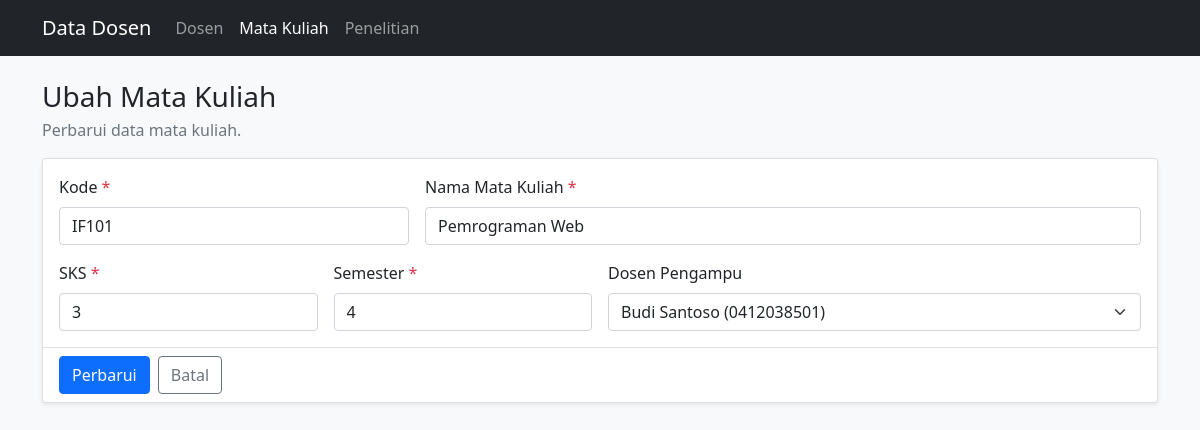
Page /Program/public/index.php?page=courses&action=edit&id=1 on the earlier database version.
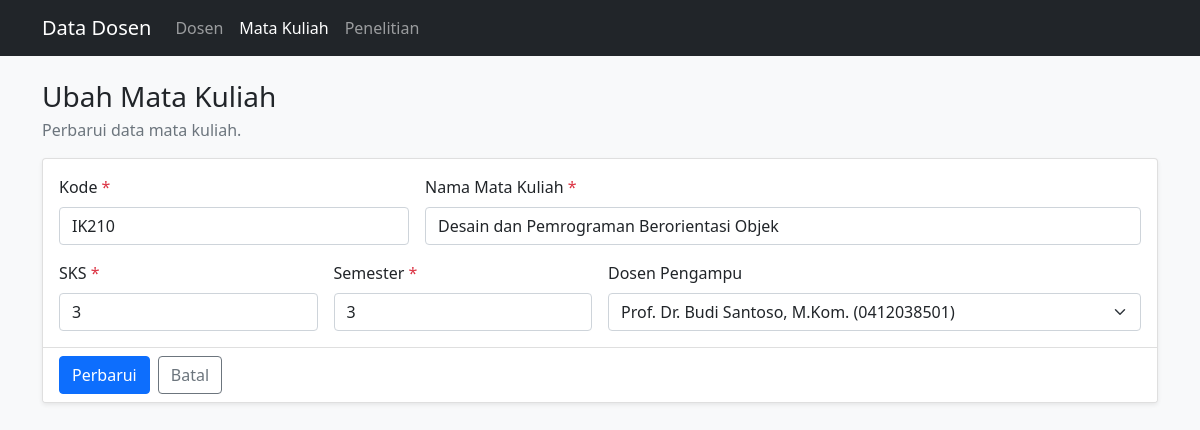
Same page on the later database version.
### tables this page shows
CREATE TABLE `courses` (
  `id`          INT UNSIGNED NOT NULL AUTO_INCREMENT,
  `lecturer_id` INT UNSIGNED NULL,
  `code`        VARCHAR(10)  NOT NULL,
  `name`        VARCHAR(100) NOT NULL,
  `sks`         TINYINT UNSIGNED NOT NULL DEFAULT 3,
  `semester`    TINYINT UNSIGNED NOT NULL DEFAULT 1,
  PRIMARY KEY (`id`),
  UNIQUE KEY `uq_courses_code` (`code`),
  KEY `idx_courses_lecturer` (`lecturer_id`),
  CONSTRAINT `fk_courses_lecturer`
    FOREIGN KEY (`lecturer_id`) REFERENCES `lecturers` (`id`)
    ON UPDATE CASCADE
    ON DELETE SET NULL
);

CREATE TABLE `lecturers` (
  `id`        INT UNSIGNED NOT NULL AUTO_INCREMENT,
  `name`      VARCHAR(100) NOT NULL,
  `nidn`      VARCHAR(20)  NOT NULL,
  `email`     VARCHAR(100) NULL,
  `phone`     VARCHAR(20)  NULL,
  `join_date` DATE         NULL,
  PRIMARY KEY (`id`),
  UNIQUE KEY `uq_lecturers_nidn` (`nidn`)
);

### Program/app/controllers/CourseController.php (called while the page is built, shortened)
<?php
class CourseController
{
    private Course $courses;
    private Lecturer $lecturers;
    public function __construct()
    {
        $this->courses   = new Course();
        $this->lecturers = new Lecturer();
    }
    public function edit(int $id = 0): void
    {
        $course = $this->courses->find($id);
        $this->render('courses/edit', [
            'title'     => 'Ubah Mata Kuliah',
            'course'    => $course,
            'lecturers' => $this->lecturers->all(),
            'errors'    => [],
        ]);
    }
    private function render(string $view, array $data = []): void
    {
        extract($data, EXTR_SKIP);
        require __DIR__ . '/../views/header.php';
        require __DIR__ . '/../views/' . $view . '.php';
        require __DIR__ . '/../views/footer.php';
    }
}

### Program/app/core/Database.php (called while the page is built)
<?php
class Database
{
    private static ?PDO $pdo = null;
    public static function connect(): PDO
    {
        if (self::$pdo === null) {
            $dsn = 'mysql:host=' . DB_HOST . ';port=' . DB_PORT
                 . ';dbname=' . DB_NAME . ';charset=utf8mb4';
            try {
                self::$pdo = new PDO($dsn, DB_USER, DB_PASS, [
                    PDO::ATTR_ERRMODE            => PDO::ERRMODE_EXCEPTION,
                    PDO::ATTR_DEFAULT_FETCH_MODE => PDO::FETCH_ASSOC,
                    PDO::ATTR_EMULATE_PREPARES   => false,
                ]);
            } catch (PDOException $e) {
                http_response_code(500);
                exit('Koneksi database gagal: ' . htmlspecialchars($e->getMessage()));
            }
        }
        return self::$pdo;
    }
}

### Program/app/models/Course.php (called while the page is built, shortened)
<?php
class Course
{
    private PDO $db;
    public function __construct()
    {
        $this->db = Database::connect();
    }
    public function find(int $id): array|false
    {
        $stmt = $this->db->prepare("SELECT * FROM courses WHERE id = :id LIMIT 1");
        $stmt->execute([':id' => $id]);
        return $stmt->fetch();
    }
}

### Program/app/models/Lecturer.php (called while the page is built, shortened)
<?php
class Lecturer
{
    private PDO $db;
    public function __construct()
    {
        $this->db = Database::connect();
    }
    public function all(): array
    {
        return $this->db->query("SELECT * FROM lecturers ORDER BY id ASC")->fetchAll();
    }
}

### Program/app/views/courses/_form.php (the view, shortened to what this page needs)
<div class="card shadow-sm">
  <div class="card-body">
    <div class="row g-3">
      <div class="col-md-4">
        <label for="code" class="form-label">Kode <span class="text-danger">*</span></label>
        <input type="text" class="form-control text-uppercase" id="code" name="code" maxlength="10"
          value="<?= e($course['code'] ?? '') ?>" required>
      </div>
      <div class="col-md-8">
        <label for="name" class="form-label">Nama Mata Kuliah <span class="text-danger">*</span></label>
        <input type="text" class="form-control" id="name" name="name" maxlength="100"
          value="<?= e($course['name'] ?? '') ?>" required>
      </div>
      <div class="col-md-3">
        <label for="sks" class="form-label">SKS <span class="text-danger">*</span></label>
        <input type="number" class="form-control" id="sks" name="sks" min="1" max="8"
          value="<?= e($course['sks'] ?? '3') ?>" required>
      </div>
      <div class="col-md-3">
        <label for="semester" class="form-label">Semester <span class="text-danger">*</span></label>
        <input type="number" class="form-control" id="semester" name="semester" min="1" max="14"
          value="<?= e($course['semester'] ?? '1') ?>" required>
      </div>
      <div class="col-md-6">
        <label for="lecturer_id" class="form-label">Dosen Pengampu</label>
        <select class="form-select" id="lecturer_id" name="lecturer_id">
          <?php foreach ($lecturers as $lecturer): ?>
            <option value="<?= (int) $lecturer['id'] ?>"
              <?= (string) ($course['lecturer_id'] ?? '') === (string) $lecturer['id'] ? 'selected' : '' ?>>
              <?= e($lecturer['name']) ?> (<?= e($lecturer['nidn']) ?>)
            </option>
          <?php endforeach; ?>
        </select>
      </div>
    </div>
  </div>
  <div class="card-footer bg-white d-flex gap-2">
    <button type="submit" class="btn btn-primary"><?= e($submitLabel) ?></button>
    <a href="<?= url('courses') ?>" class="btn btn-outline-secondary">Batal</a>
  </div>
</div>

Differences in the rows shown:
changed courses: code "IF101" → "IK210"; name "Pemrograman Web" → "Desain dan Pemrograman Berorientasi Objek"; semester "4" → "3"; lecturer_id "Budi Santoso (0412038501)" → "Prof. Dr. Budi Santoso, M.Kom. (0412038501)"
